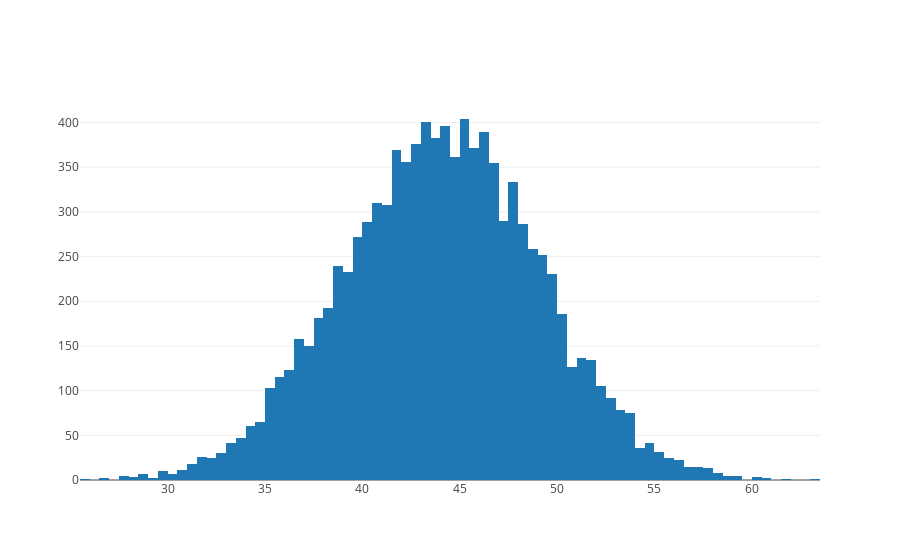

Source (notebook cell):
### Code cell
mu, sigma = 44, 5
s = np.random.normal(mu, sigma, 10000)

data = [go.Histogram(x=s)]

plotly.offline.iplot(data, filename='dataPlot')

### Figure 1 — Plotly figure (JSON) as saved in the notebook; plotly's stock layout.template omitted (floating-point values rounded to 4 significant figures; data arrays with more than 128 entries replaced by an {"elided": "..."} marker saying what was removed)
{"data": [{"type": "histogram", "x": {"elided": "10000 float values"}}], "layout": {}}
